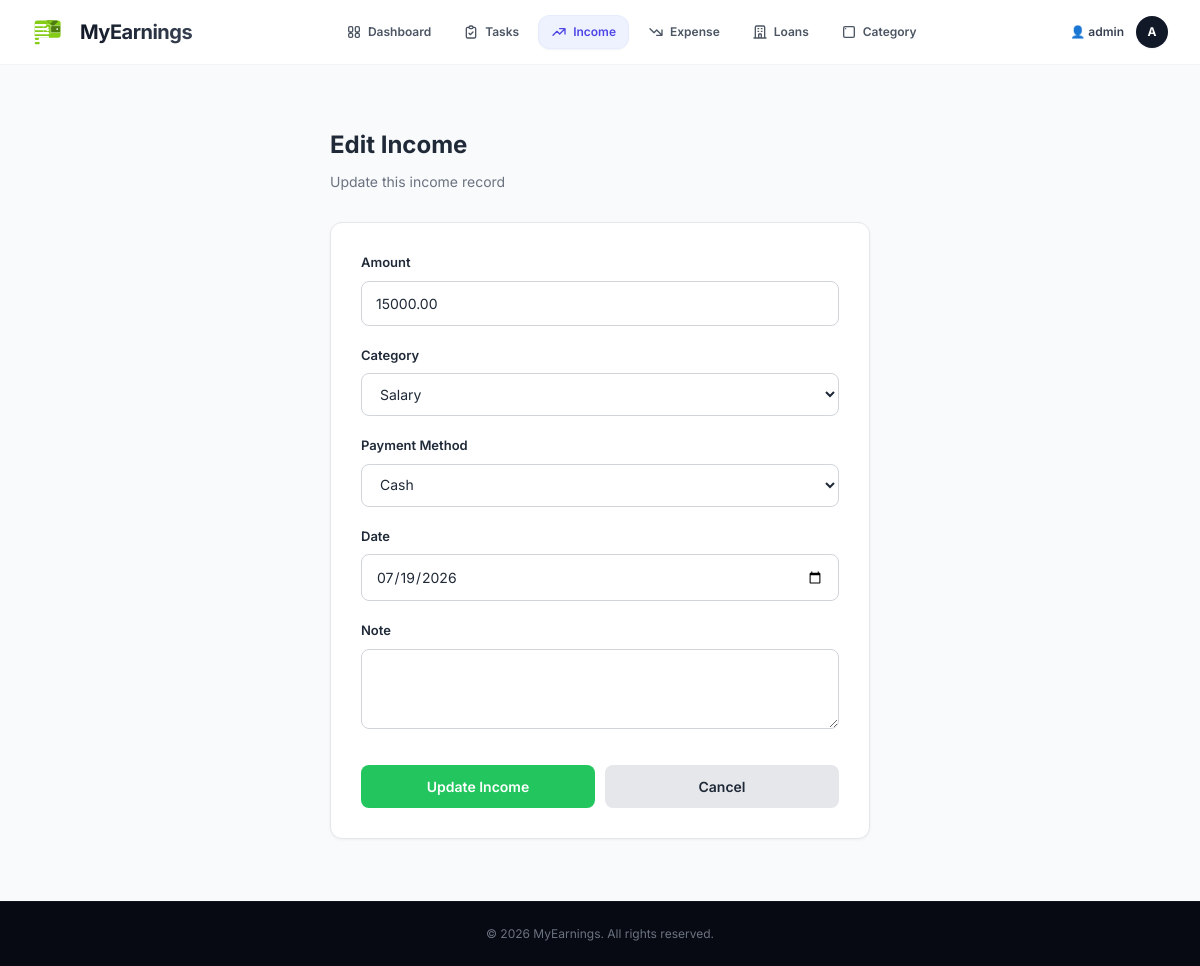
Page /income/edit/12/ (signed in) on the earlier database version.
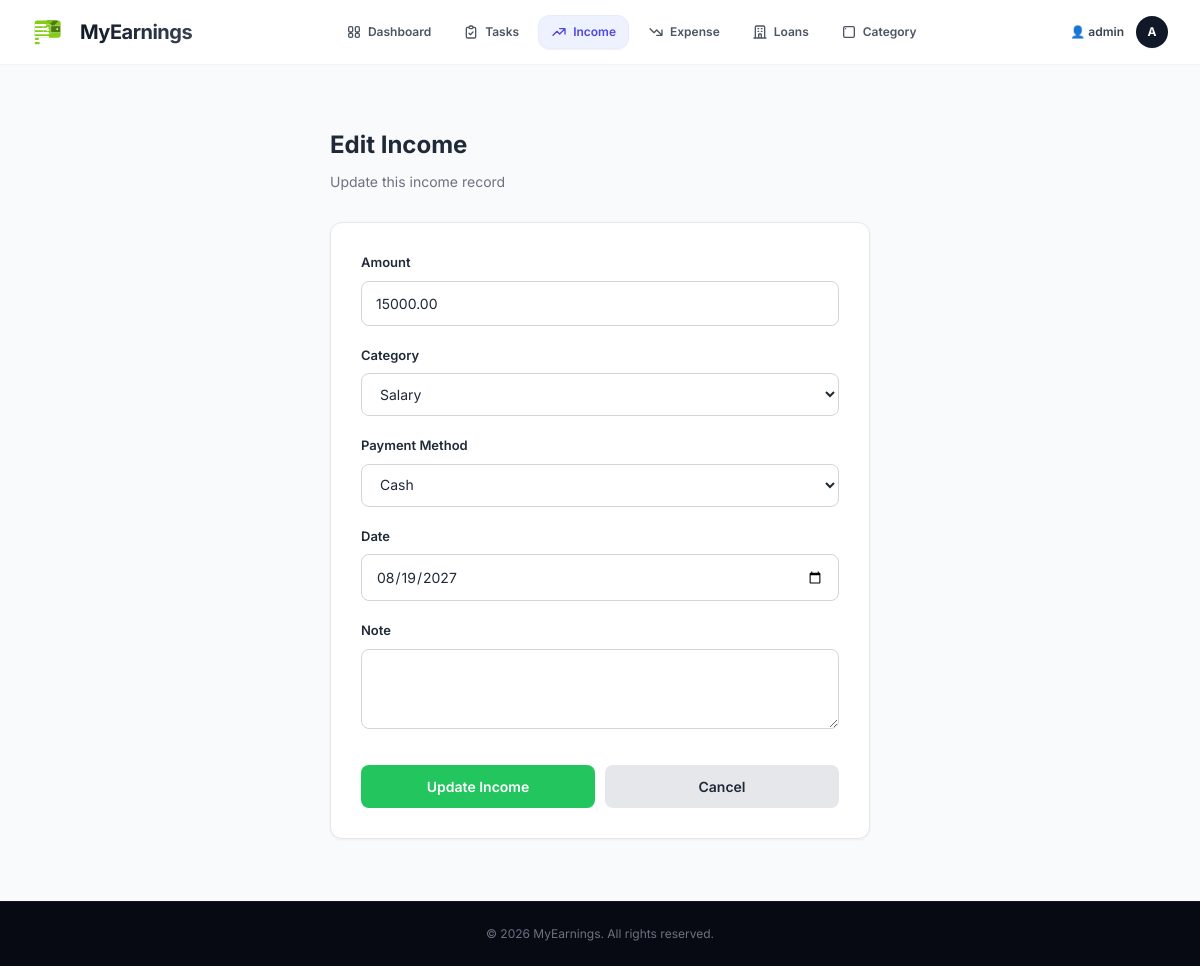
Same page on the later database version.
### xeon/models.py (models this page shows, shortened)
class BaseModel(models.Model):
    created_at = models.DateTimeField(auto_now_add=True)
    updated_at = models.DateTimeField(auto_now=True)
    class Meta:
        abstract = True

class Income(BaseModel):
    PAYMENT_METHODS = (
        ('cash', 'Cash'),
        ('card', 'Card'),
        ('upi', 'UPI'),
        ('bank', 'Bank Transfer'),
    )
    user = models.ForeignKey(User, on_delete=models.CASCADE)
    amount = models.DecimalField(max_digits=10, decimal_places=2)
    category = models.ForeignKey(
        Category,
        on_delete=models.SET_NULL,
        null=True,
        blank=True
    )
    source = models.CharField(max_length=255, blank=True, null=True)
    payment_method = models.CharField(max_length=10, choices=PAYMENT_METHODS, default='cash')
    date = models.DateField()
    note = models.TextField(blank=True, null=True)
    class Meta:
        ordering = ['-date']   # 🔥 newest first

class Category(BaseModel):
    CATEGORY_TYPE = (
        ('income', 'Income'),
        ('expense', 'Expense'),
    )
    user = models.ForeignKey(User, on_delete=models.CASCADE)
    name = models.CharField(max_length=100)
    type = models.CharField(max_length=10, choices=CATEGORY_TYPE)

### xeon/views.py (the view, shortened to what this page needs)
# urls.py: path('income/edit/<int:id>/', edit_income, name='edit_income'),
@login_required
def edit_income(request, id):
    create_default_categories(request.user)
    income = get_object_or_404(Income, id=id, user=request.user)
    categories = Category.objects.filter(user=request.user, type='income')
    return render(request, 'xeon/edit_income.html', {
        'income': income,
        'categories': categories
    })

### xeon/views.py (called while the page is built)
def create_default_categories(user):
    default_incomes = ['Salary', 'Freelance', 'Investments', 'Gifts', 'Others']
    default_expenses = [
        'Food & Dining', 'Groceries', 'Rent', 'Utilities',
        'Transportation', 'Entertainment', 'Medical', 'Shopping', 'Others'
    ]
    if not Category.objects.filter(user=user).exists():
        for name in default_incomes:
            Category.objects.get_or_create(user=user, name=name, type='income')
        for name in default_expenses:
            Category.objects.get_or_create(user=user, name=name, type='expense')

### xeon/templates/xeon/edit_income.html (shortened to what this page needs)
{% extends 'xeon/base.html' %}
{% block content %}
<div style="max-width: 600px; margin: 0 auto; padding: 30px;">
    <div style="margin-bottom: 30px;">
        <h2 style="font-size: 24px; font-weight: 700; color: #1f2937;"> Edit Income</h2>
        <p style="color: #6b7280; margin-top: 8px; font-size: 14px;">Update this income record</p>
    </div>
    <div style="background: #ffffff; border: 1px solid #e5e7eb; border-radius: 12px; padding: 30px; box-shadow: 0 1px 3px rgba(0,0,0,0.05);">
        <form method="POST" style="display: flex; flex-direction: column; gap: 20px;">
            <div>
                <label style="display: block; margin-bottom: 8px; font-weight: 600; font-size: 13px; color: #1f2937;">Amount</label>
                <input type="number" step="0.01" name="amount" value="{{ income.amount }}" style="width: 100%; padding: 11px 14px; border: 1px solid #d1d5db; border-radius: 8px; background: #ffffff; color: #1f2937; font-family: inherit; font-size: 14px;" required>
            </div>
            <div>
                <label style="display: block; margin-bottom: 8px; font-weight: 600; font-size: 13px; color: #1f2937;">Category</label>
                <select name="category" style="width: 100%; padding: 11px 14px; border: 1px solid #d1d5db; border-radius: 8px; background: #ffffff; color: #1f2937; font-family: inherit; font-size: 14px;" required>
                    {% for cat in categories %}
                    <option value="{{ cat.id }}" {% if cat.id == income.category.id %}selected{% endif %}>{{ cat.name }}</option>
                    {% endfor %}
                </select>
            </div>
            <div>
                <label style="display: block; margin-bottom: 8px; font-weight: 600; font-size: 13px; color: #1f2937;">Payment Method</label>
                <select name="payment_method" style="width: 100%; padding: 11px 14px; border: 1px solid #d1d5db; border-radius: 8px; background: #ffffff; color: #1f2937; font-family: inherit; font-size: 14px;" required>
                    <option value="cash" {% if income.payment_method == 'cash' %}selected{% endif %}>Cash</option>
                </select>
            </div>
            <div>
                <label style="display: block; margin-bottom: 8px; font-weight: 600; font-size: 13px; color: #1f2937;">Date</label>
                <input type="date" name="date" value="{{ income.date|date:'Y-m-d' }}" style="width: 100%; padding: 11px 14px; border: 1px solid #d1d5db; border-radius: 8px; background: #ffffff; color: #1f2937; font-family: inherit; font-size: 14px;">
            </div>
            <div>
                <label style="display: block; margin-bottom: 8px; font-weight: 600; font-size: 13px; color: #1f2937;">Note</label>
                <textarea name="note" style="width: 100%; padding: 11px 14px; border: 1px solid #d1d5db; border-radius: 8px; background: #ffffff; color: #1f2937; font-family: inherit; font-size: 14px; resize: vertical; min-height: 80px;">{{ income.note }}</textarea>
            </div>
            <div style="display: flex; gap: 10px; margin-top: 10px;">
                <button type="submit" style="flex: 1; padding: 11px 20px; background: #22c55e; color: white; border: none; border-radius: 8px; font-weight: 600; font-size: 14px; cursor: pointer;">Update Income</button>
                <a href="{% url 'xeon:income_list' %}" style="flex: 1; padding: 11px 20px; background: #e5e7eb; color: #1f2937; border: none; border-radius: 8px; font-weight: 600; font-size: 14px; cursor: pointer; text-align: center; text-decoration: none;">Cancel</a>
            </div>
        </form>
    </div>
</div>
{% endblock %}

Differences in the rows shown:
changed Income "Cash": date "07/19/2026" → "08/19/2027"
